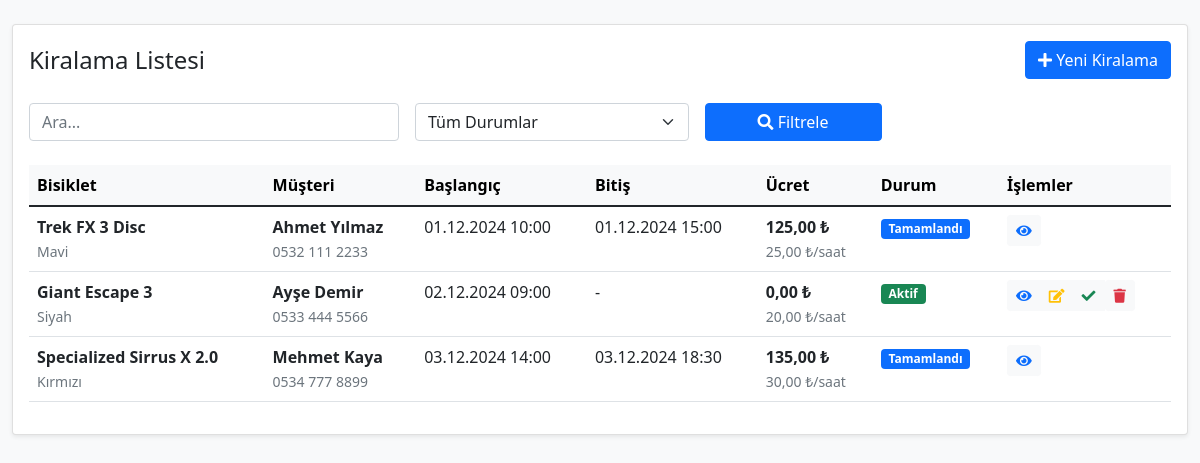
/list_rentals.php (signed in), run on the app's committed database.
### tables this page shows
CREATE TABLE IF NOT EXISTS bike_rentals (
    id INT UNSIGNED AUTO_INCREMENT PRIMARY KEY,
    user_id INT UNSIGNED NOT NULL,
    bike_brand VARCHAR(50) NOT NULL,
    bike_model VARCHAR(50) NOT NULL,
    bike_color VARCHAR(30) NOT NULL DEFAULT 'Belirtilmemiş',
    price_per_hour DECIMAL(10,2) UNSIGNED NOT NULL,
    customer_name VARCHAR(100) NOT NULL,
    customer_phone VARCHAR(20) NOT NULL,
    customer_email VARCHAR(100) NULL,
    customer_id_number VARCHAR(20) NOT NULL,
    start_date DATETIME NOT NULL,
    end_date DATETIME NULL,
    status ENUM('active', 'completed', 'cancelled') DEFAULT 'active',
    total_cost DECIMAL(10,2) UNSIGNED DEFAULT 0.00,
    notes TEXT NULL,
    created_at TIMESTAMP DEFAULT CURRENT_TIMESTAMP,
    updated_at TIMESTAMP DEFAULT CURRENT_TIMESTAMP ON UPDATE CURRENT_TIMESTAMP,
    FOREIGN KEY (user_id) REFERENCES users(id) ON DELETE RESTRICT,
    INDEX idx_user_id (user_id),
    INDEX idx_status (status),
    INDEX idx_start_date (start_date),
    INDEX idx_customer_name (customer_name),
    INDEX idx_customer_id (customer_id_number)
);

### BikeRental.php (called while the page is built, shortened)
<?php
class BikeRental {
    private $conn;
    private $table_name = "bike_rentals";
    public function __construct($db) {
        $this->conn = $db;
    }
    public function getUserRentals($user_id, $search = '', $status_filter = '', $limit = 10, $offset = 0) {
        try {
            $query = "SELECT * FROM " . $this->table_name . " WHERE user_id = :user_id";
            $params = [':user_id' => $user_id];
            $query .= " ORDER BY created_at DESC";
            if ($limit > 0) {
                $query .= " LIMIT :limit OFFSET :offset";
                $params[':limit'] = (int)$limit;
                $params[':offset'] = (int)$offset;
            }
            $stmt = $this->conn->prepare($query);
            foreach ($params as $key => $val) {
                if ($key == ':limit' || $key == ':offset') {
                    $stmt->bindValue($key, $val, PDO::PARAM_INT);
                } else {
                    $stmt->bindValue($key, $val);
                }
            }
            if (!$stmt->execute()) {
                $this->error_message = "Sorgu çalıştırılamadı";
                $this->debug("Sorgu çalıştırma hatası", $stmt->errorInfo());
                return false;
            }
            $result = $stmt->fetchAll(PDO::FETCH_ASSOC);
            return $result;
        } catch (PDOException $e) {
            $this->error_message = $e->getMessage();
            $this->debug("PDO Exception", $e->getMessage());
            return false;
        }
    }
}
?>

### list_rentals.php (the view, shortened to what this page needs)
<?php
include_once 'functions.php';
$rentals = [];
try {
    include_once 'BikeRental.php';
    $database = new Database();
    $db = $database->getConnection();
    $rental = new BikeRental($db);
    $search = isset($_GET['search']) ? htmlspecialchars(strip_tags(trim($_GET['search']))) : '';
    $status_filter = isset($_GET['status']) ? htmlspecialchars(strip_tags(trim($_GET['status']))) : '';
    $page = isset($_GET['page']) ? filter_var($_GET['page'], FILTER_VALIDATE_INT) : 1;
    $page = ($page > 0) ? $page : 1;
    $records_per_page = 10;
    $offset = ($page - 1) * $records_per_page;
    $rentals = $rental->getUserRentals(
        $_SESSION['user_id'],
        $search,
        $status_filter,
        $records_per_page,
        $offset
    );
} catch (Exception $e) {
    error_log("List rentals error: " . $e->getMessage());
    $message = '<div class="alert alert-danger">' . e($e->getMessage()) . '</div>';
}
?>
<!DOCTYPE html>
<html lang="tr">
<head>
    <link href="https://cdn.jsdelivr.net/npm/bootstrap@5.1.3/dist/css/bootstrap.min.css" rel="stylesheet">
    <link href="https://cdnjs.cloudflare.com/ajax/libs/font-awesome/5.15.4/css/all.min.css" rel="stylesheet">
</head>
<body class="bg-light">
    <div class="container-fluid py-4">
        <div class="row justify-content-center">
            <div class="col-12">
                <div class="card shadow-sm">
                    <div class="card-body">
                        <div class="d-flex justify-content-between align-items-center mb-4">
                            <h4 class="card-title mb-0">Kiralama Listesi</h4>
                            <a href="add_rental.php" class="btn btn-primary">
                                <i class="fas fa-plus"></i> Yeni Kiralama
                            </a>
                        </div>
                        <form method="GET" class="mb-4">
                            <div class="row g-3">
                                <div class="col-md-4">
                                    <input type="text" name="search" class="form-control"
                                           placeholder="Ara..."
                                           value="<?php echo e($search); ?>">
                                </div>
                                <div class="col-md-3">
                                    <select name="status" class="form-select">
                                        <option value="">Tüm Durumlar</option>
                                    </select>
                                </div>
                                <div class="col-md-2">
                                    <button type="submit" class="btn btn-primary w-100">
                                        <i class="fas fa-search"></i> Filtrele
                                    </button>
                                </div>
                            </div>
                        </form>
                        <?php if (empty($rentals)): ?>
                            <div class="alert alert-info">
                                Kiralama kaydı bulunamadı.
                            </div>
                        <?php else: ?>
                            <div class="table-responsive">
                                <table class="table table-hover">
                                    <thead class="table-light">
                                        <tr>
                                            <th>Bisiklet</th>
                                            <th>Müşteri</th>
                                            <th>Başlangıç</th>
                                            <th>Bitiş</th>
                                            <th>Ücret</th>
                                            <th>Durum</th>
                                            <th>İşlemler</th>
                                        </tr>
                                    </thead>
                                    <tbody>
                                    <?php foreach ($rentals as $r): ?>
                                        <tr>
                                            <td>
                                                <div>
                                                    <strong><?php echo e($r['bike_brand']); ?> <?php echo e($r['bike_model']); ?></strong><br>
                                                    <small class="text-muted"><?php echo e($r['bike_color']); ?></small>
                                                </div>
                                            </td>
                                            <td>
                                                <div>
                                                    <strong><?php echo e($r['customer_name']); ?></strong><br>
                                                    <small class="text-muted"><?php echo e($r['customer_phone']); ?></small>
                                                </div>
                                            </td>
                                            <td><?php echo formatDate($r['start_date']); ?></td>
                                            <td><?php echo $r['end_date'] ? formatDate($r['end_date']) : '-'; ?></td>
                                            <td>
                                                <div>
                                                    <strong><?php echo formatPrice($r['total_cost']); ?></strong><br>
                                                    <small class="text-muted"><?php echo formatPrice($r['price_per_hour']); ?>/saat</small>
                                                </div>
                                            </td>
                                            <td><?php echo getStatusBadge($r['status']); ?></td>
                                            <td>
                                                <div class="btn-group">
                                                    <a href="view_rental.php?id=<?php echo e($r['id']); ?>"
                                                       class="btn btn-sm btn-light"
                                                       title="Görüntüle">
                                                        <i class="fas fa-eye text-primary"></i>
                                                    </a>
                                                    <?php if ($r['status'] == 'active'): ?>
                                                    <a href="edit_rental.php?id=<?php echo e($r['id']); ?>"
                                                       class="btn btn-sm btn-light"
                                                       title="Düzenle">
                                                        <i class="fas fa-edit text-warning"></i>
                                                    </a>
                                                    <a href="complete_rental.php?id=<?php echo e($r['id']); ?>"
                                                       class="btn btn-sm btn-light"
                                                       title="Tamamla"
                                                       onclick="return confirm('Bu kiralamayı tamamlamak istediğinizden emin misiniz?')">
                                                        <i class="fas fa-check text-success"></i>
                                                    </a>
                                                    <form method="POST" style="display: inline;"
                                                          onsubmit="return confirm('Bu kiralama kaydını silmek istediğinizden emin misiniz?');">
                                                        <button type="submit" name="action" value="delete"
                                                                class="btn btn-sm btn-light" title="Sil">
                                                            <i class="fas fa-trash text-danger"></i>
                                                        </button>
                                                    </form>
                                                    <?php endif; ?>
                                                </div>
                                            </td>
                                        </tr>
                                    <?php endforeach; ?>
                                    </tbody>
                                </table>
                            </div>
                        <?php endif; ?>
                    </div>
                </div>
            </div>
        </div>
    </div>
</body>
</html>

### functions.php (shortened to what this page needs)
<?php
function formatDate($date, $format = 'd.m.Y H:i') {
    try {
        return date($format, strtotime($date));
    } catch (Exception $e) {
        error_log("Tarih formatlama hatası: " . $e->getMessage());
        return '';
    }
}
function formatPrice($price) {
    return number_format($price, 2, ',', '.') . ' ₺';
}
function getStatusBadge($status) {
    $status = strtolower(trim($status));
    $badges = [
        'active' => ['class' => 'bg-success', 'text' => 'Aktif'],
        'completed' => ['class' => 'bg-primary', 'text' => 'Tamamlandı'],
        'cancelled' => ['class' => 'bg-danger', 'text' => 'İptal Edildi']
    ];
    return sprintf(
        '<span class="badge %s">%s</span>',
        htmlspecialchars($badges[$status]['class']),
        htmlspecialchars($badges[$status]['text'])
    );
}
function e($str) {
    return htmlspecialchars($str, ENT_QUOTES, 'UTF-8');
}

### data on the page
bike_rentals: bike_brand "Trek", bike_model "FX 3 Disc", bike_color "Mavi", customer_name "Ahmet Yılmaz", customer_phone "0532 111 2233", start_date "01.12.2024 10:00", end_date "01.12.2024 15:00", total_cost "125,00 ₺", price_per_hour "25,00 ₺", status "Tamamlandı"
bike_rentals: bike_brand "Giant", bike_model "Escape 3", bike_color "Siyah", customer_name "Ayşe Demir", customer_phone "0533 444 5566", start_date "02.12.2024 09:00", total_cost "0,00 ₺", price_per_hour "20,00 ₺", status "Aktif"
bike_rentals: bike_brand "Specialized", bike_model "Sirrus X 2.0", bike_color "Kırmızı", customer_name "Mehmet Kaya", customer_phone "0534 777 8899", start_date "03.12.2024 14:00", end_date "03.12.2024 18:30", total_cost "135,00 ₺", price_per_hour "30,00 ₺", status "Tamamlandı"
